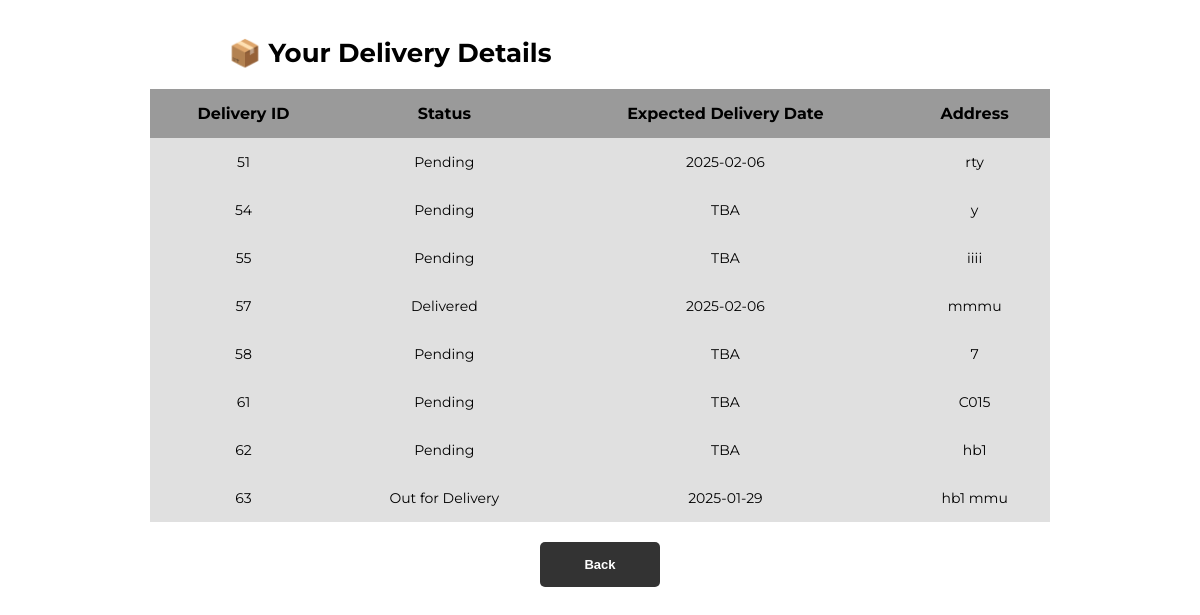
/viewdelcus (signed in), run on the app's committed database.
### main.py (models this page shows)
class Delivery(db.Model):
    id = db.Column(db.Integer, primary_key=True)
    customer_id = db.Column(db.Integer, db.ForeignKey('customer.id'), nullable=False)  # Link to customer
    delivery_status = db.Column(db.String(50), default="Pending")
    expected_delivery_date = db.Column(db.String(50), nullable=False)
    address = db.Column(db.String(255), nullable=False)
    customer = db.relationship('customer', backref=db.backref('deliveries', lazy=True))

### main.py (the view)
@tandtweb.route('/viewdelcus', methods=['GET'])
def delivery_detail():
    customer_id = session.get('user_id')
    if not customer_id:
        flash('Please log in to view your delivery details.', 'error')
        return redirect('/customer')
    deliveries = Delivery.query.filter_by(customer_id=customer_id).all()
    return render_template('viewdelcus.html', deliveries=deliveries)

### templates/viewdelcus.html (shortened to what this page needs)
<!DOCTYPE html>
<html lang="en">
<head>
    <link rel="stylesheet" href="/static/viewtable.css">
</head>
<body>
    <h1 class="viewcus">📦 Your Delivery Details</h1>
    {% if deliveries %}
        <table class="viewcus">
            <thead>
                <tr>
                    <th>Delivery ID</th>
                    <th>Status</th>
                    <th>Expected Delivery Date</th>
                    <th>Address</th>
                </tr>
            </thead>
            <tbody>
                {% for delivery in deliveries %}
                    <tr>
                        <td>{{ delivery.id }}</td>
                        <td>{{ delivery.delivery_status }}</td>
                        <td>{{ delivery.expected_delivery_date }}</td>
                        <td>{{ delivery.address }}</td>
                    </tr>
                {% endfor %}
            </tbody>
        </table>
    {% else %}
        <p class="no-deliveries">No delivery details found.</p>
    {% endif %}
    <button type="button" onclick="window.location.href='/customerhome'">Back</button>
</body>
</html>

### static/viewtable.css (style rules this page uses)
body { font-family: 'Montserrat', sans-serif; background-color: #ffffff; display: flex; flex-direction: column; align-items: center; padding: 20px; margin: 0; }
h1 { font-size: 26px; font-weight: bold; margin-bottom: 10px; text-align: left; }
h1.viewcus { width: 64%; }
table { width: 100%; border-collapse: collapse; margin-top: 10px; }
table.viewcus { max-width: 900px; }
th, td { padding: 15px; text-align: center; }
th { background-color: #9a9a9a; color: rgb(0, 0, 0); font-weight: bold; }
td { background-color: #e0e0e0; padding: 15px; font-size: 14px; }
button { background-color: #333; color: white; border: none; padding: 10px 20px; border-radius: 5px; font-size: 13px; cursor: pointer; font-weight: bold; margin-top: 20px; min-width: 120px; height: 45px; }

### data on the page
Delivery: id "51", delivery_status "Pending", expected_delivery_date "2025-02-06", address "rty"
Delivery: id "54", delivery_status "Pending", expected_delivery_date "TBA", address "y"
Delivery: id "55", delivery_status "Pending", expected_delivery_date "TBA", address "iiii"
Delivery: id "57", delivery_status "Delivered", expected_delivery_date "2025-02-06", address "mmmu"
Delivery: id "58", delivery_status "Pending", expected_delivery_date "TBA", address "7"
Delivery: id "61", delivery_status "Pending", expected_delivery_date "TBA", address "C015"
Delivery: id "62", delivery_status "Pending", expected_delivery_date "TBA", address "hb1"
Delivery: id "63", delivery_status "Out for Delivery", expected_delivery_date "2025-01-29", address "hb1 mmu"
